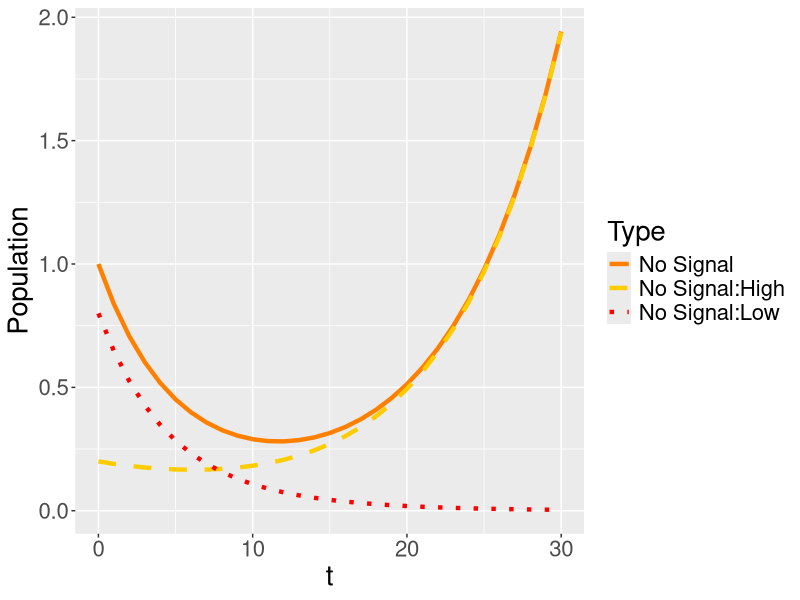
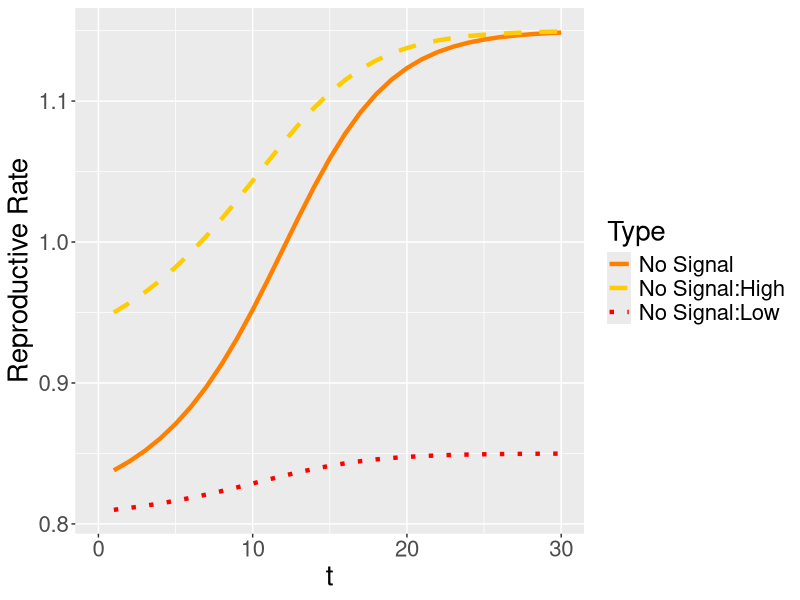
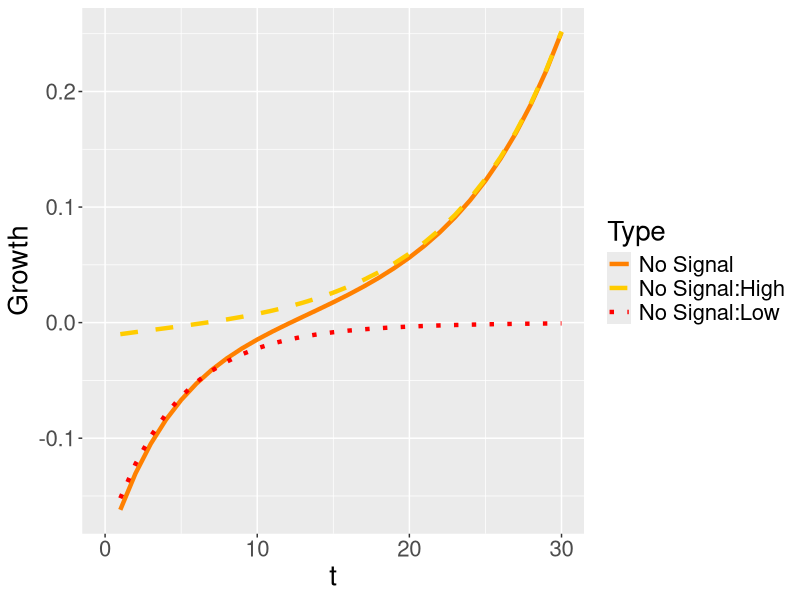
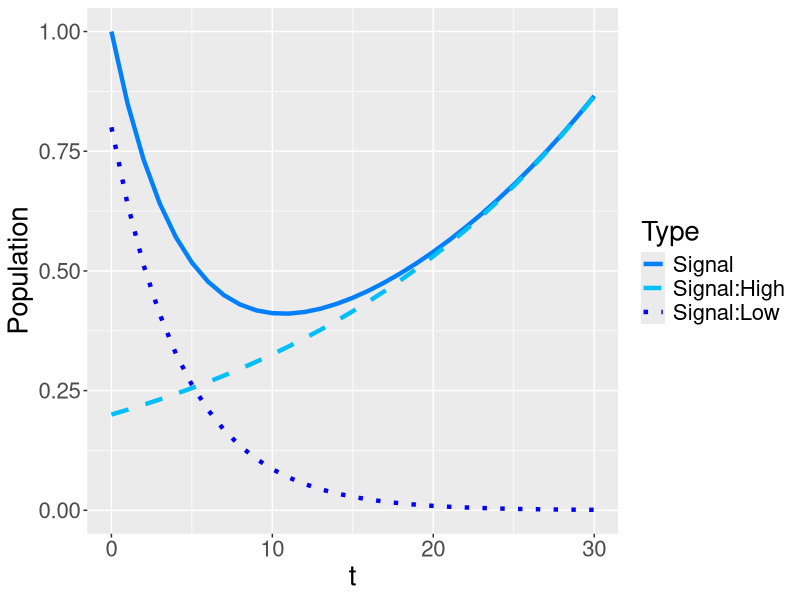
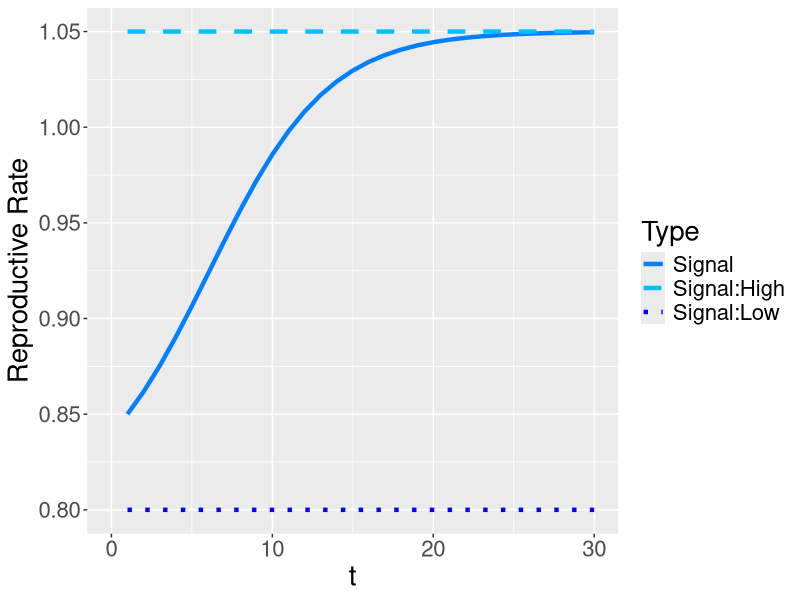
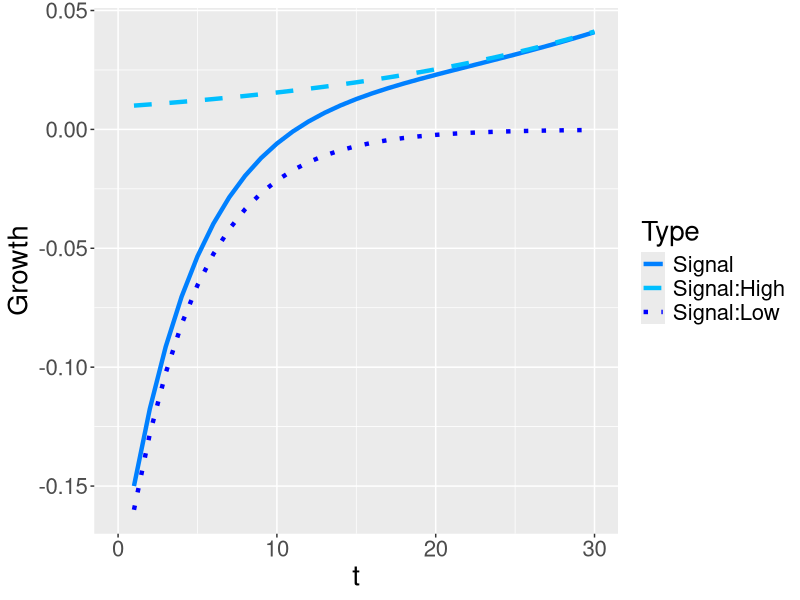
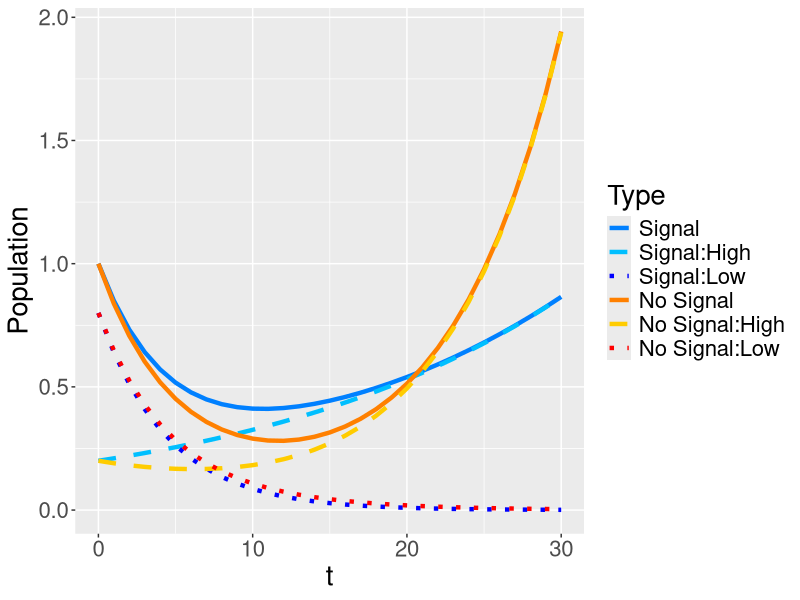
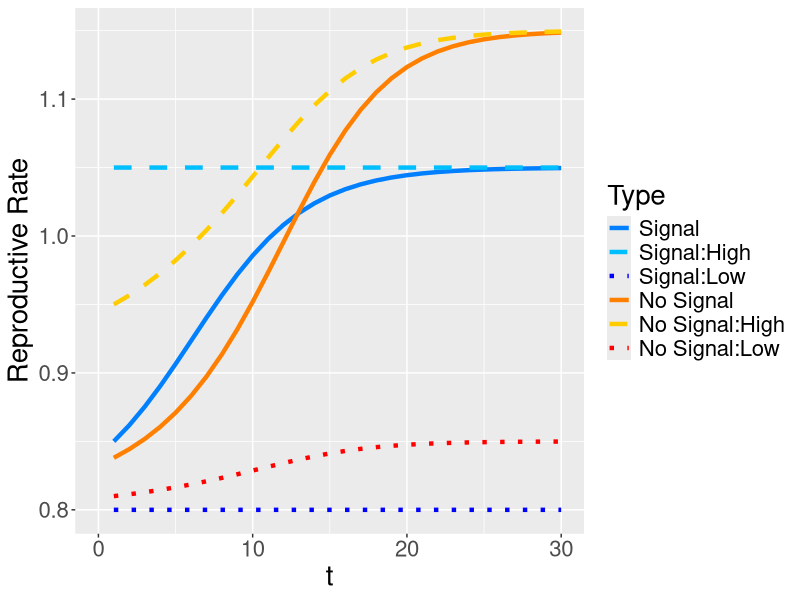

Source code (R) for these figures, in order:
library("tidyverse", "shiny", "stringr")
##1100*500 image size

time = 30
vHH =1.15
vHL = .9
vLH = .85
vLL = .8
K = .1
ratio = .2
ratio_l = 0
ratio_h = 1
pop_grow = "Unbounded exponential growth"
#"Fixed population", "Unbounded exponential growth", "Logistic growth to capacity"
join_scenario = "Fight"
#"Fight", "Merge"
start = 20
beta = .2

evo_apart_high = function(ratio, vHH, vHL, vLH, vLL, K, time, pop_grow){
  H_N = ratio
  H_S = ratio
  L_N = 1-ratio
  L_S = 1-ratio
  pop = data.frame(H_N,H_S,L_N,L_S)
  SHH = max(vHH - K, 0)
  SHL = max(vHL - K, 0)
  SLH = max(vLH - K, 0)
  SLL = max(vLL - K, 0)
  payoffs = data.frame(vHH,vHL,vLH,vLL,SHH,SHL,SLH,SLL)
  expected_payoffs = data.frame()
  group_payoffs = data.frame()
  for(i in 1:time){
    H_N = as.numeric(tail(pop,1)[1])
    H_S = as.numeric(tail(pop,1)[2])
    L_N = as.numeric(tail(pop,1)[3])
    L_S = as.numeric(tail(pop,1)[4])
    S_H = if(H_S+L_S>0){
      H_S/(H_S+L_S)} else {0}
    S_L = 1-S_H
    N_H = if(H_N+L_N>0){
      H_N/(H_N+L_N)} else {0}
    N_L = 1-N_H
    H_N_P = H_N*(N_H*as.numeric(payoffs[1])+N_L*as.numeric(payoffs[2]))
    H_S_P = SHH*H_S
    L_N_P = L_N*(N_H*as.numeric(payoffs[3])+N_L*as.numeric(payoffs[4]))
    L_S_P = vLL*L_S
    if (pop_grow == "Fixed population"){
      Total_N_P = H_N_P+L_N_P
      Total_S_P = H_S_P+L_S_P
      expected_payoffs1 = data.frame(High_No_Signal = H_N_P/(H_N*Total_N_P), High_Signal = H_S_P/(H_S*Total_S_P), Low_No_Signal = L_N_P/(L_N*Total_N_P), Low_Signal = L_S_P/(L_S*Total_S_P))
      H_N = H_N_P/Total_N_P
      H_S = H_S_P/Total_S_P
      L_N = L_N_P/Total_N_P
      L_S = L_S_P/Total_S_P
    }
    if (pop_grow == "Unbounded exponential growth") {
      expected_payoffs1 = data.frame(High_No_Signal = H_N_P/H_N, High_Signal = H_S_P/H_S, Low_No_Signal = L_N_P/L_N, Low_Signal = L_S_P/L_S)
      H_N = H_N_P
      H_S = H_S_P
      L_N = L_N_P
      L_S = L_S_P
    }
    pop1 = data.frame(H_N,H_S,L_N,L_S)
    pop = rbind(pop, pop1)
    group_payoffs1 = data.frame(No_Signal = expected_payoffs1[[1]]*N_H + expected_payoffs1[[3]]*N_L, Signal = expected_payoffs1[[2]]*S_H + expected_payoffs1[[4]]*S_L)
    group_payoffs = rbind(group_payoffs, group_payoffs1)
    expected_payoffs = rbind(expected_payoffs, expected_payoffs1)
  }
  growth = pop[2:(time+1),]-pop[1:time,]
  growth = growth %>%
    rename(High_No_Signal = H_N,
           High_Signal = H_S,
           Low_No_Signal = L_N,
           Low_Signal = L_S) %>%
    mutate(t = 1:time,
           Signal = High_Signal + Low_Signal,
           No_Signal = High_No_Signal + Low_No_Signal) %>%
    gather("No_Signal", "High_No_Signal", "Low_No_Signal", "Signal", "High_Signal", "Low_Signal", key = Type, value = "Growth")
  growth$Type = factor(growth$Type, levels = c("Signal", "High_Signal", "Low_Signal", "No_Signal", "High_No_Signal", "Low_No_Signal"))
  
  pop = pop %>%
    rename(High_No_Signal = H_N,
           High_Signal = H_S,
           Low_No_Signal = L_N,
           Low_Signal = L_S) %>%
    mutate(t = 0:time,
           Signal = High_Signal + Low_Signal,
           No_Signal = High_No_Signal + Low_No_Signal) %>%
    gather("No_Signal", "High_No_Signal", "Low_No_Signal", "Signal", "High_Signal", "Low_Signal", key = Type, value = "Population")
  pop$Type = factor(pop$Type, levels = c("Signal", "High_Signal", "Low_Signal", "No_Signal", "High_No_Signal", "Low_No_Signal"))
  
  expected_payoffs = cbind(expected_payoffs,group_payoffs)
  expected_payoffs = expected_payoffs %>%
    mutate(t = 1:time) %>%
    gather("No_Signal", "High_No_Signal", "Low_No_Signal", "Signal", "High_Signal", "Low_Signal", key = Type, value = "Growth_Rate")
  expected_payoffs$Type = factor(expected_payoffs$Type, levels = c("Signal", "High_Signal", "Low_Signal", "No_Signal", "High_No_Signal", "Low_No_Signal"))
  list(pop, expected_payoffs, growth)
}

#make graphs for population evolution seperately

pop_evo = evo_apart_high(ratio, vHH, vHL, vLH, vLL, K, time, pop_grow)[[1]]
rate_evo = evo_apart_high(ratio, vHH, vHL, vLH, vLL, K, time, pop_grow)[[2]]
grow_evo = evo_apart_high(ratio, vHH, vHL, vLH, vLL, K, time, pop_grow)[[3]]


###No_Signal
pop_evo_NS = pop_evo
pop_evo_NS$Type = factor(pop_evo_NS$Type, levels = c("No_Signal", "High_No_Signal", "Low_No_Signal"))
pop_evo_NS = pop_evo_NS[1:93,]

rate_evo_NS = rate_evo
rate_evo_NS$Type = factor(rate_evo_NS$Type, levels = c("No_Signal", "High_No_Signal", "Low_No_Signal"))
rate_evo_NS = rate_evo_NS[1:90,]

grow_evo_NS = grow_evo
grow_evo_NS$Type = factor(grow_evo_NS$Type, levels = c("No_Signal", "High_No_Signal", "Low_No_Signal"))
grow_evo_NS = grow_evo_NS[1:90,]


###Pop_No_Signal
ggplot(data = pop_evo_NS, aes(x = t, y = Population, color = Type, linetype = Type)) +
  geom_line(size = 1.5) +
  theme(text = element_text(size = 20)) +
  scale_linetype_manual(labels = c("No_Signal" = "No Signal", "High_No_Signal" = "No Signal:High", "Low_No_Signal" = "No Signal:Low"),
                        values = c("No_Signal" = "solid", "High_No_Signal" = "dashed", "Low_No_Signal" = "dotted"))+
  scale_color_manual(labels = c("No_Signal" = "No Signal", "High_No_Signal" = "No Signal:High", "Low_No_Signal" = "No Signal:Low"),
                     values = c("No_Signal" = rgb(1,.5,0), "High_No_Signal" = rgb(1,.8,0), "Low_No_Signal" = rgb(1,0,0)))+
  coord_cartesian(xlim =c(0, time))

###Rate_No_Signal
ggplot(data = rate_evo_NS, aes(x = t, y = Growth_Rate, color = Type, linetype = Type)) +
  geom_line(size = 1.5) +
  theme(text = element_text(size = 20)) +
  scale_linetype_manual(labels = c("No_Signal" = "No Signal", "High_No_Signal" = "No Signal:High", "Low_No_Signal" = "No Signal:Low"),
                        values = c("No_Signal" = "solid", "High_No_Signal" = "dashed", "Low_No_Signal" = "dotted"))+
  scale_color_manual(labels = c("No_Signal" = "No Signal", "High_No_Signal" = "No Signal:High", "Low_No_Signal" = "No Signal:Low"),
                     values = c("No_Signal" = rgb(1,.5,0), "High_No_Signal" = rgb(1,.8,0), "Low_No_Signal" = rgb(1,0,0)))+
  labs(y = "Reproductive Rate")+
  coord_cartesian(xlim =c(0, time))

###Growth_No_Signal
ggplot(data = grow_evo_NS, aes(x = t, y = Growth, color = Type, linetype = Type)) +
  geom_line(size = 1.5) +
  theme(text = element_text(size = 20)) +
  scale_linetype_manual(labels = c("No_Signal" = "No Signal", "High_No_Signal" = "No Signal:High", "Low_No_Signal" = "No Signal:Low"),
                        values = c("No_Signal" = "solid", "High_No_Signal" = "dashed", "Low_No_Signal" = "dotted"))+
  scale_color_manual(labels = c("No_Signal" = "No Signal", "High_No_Signal" = "No Signal:High", "Low_No_Signal" = "No Signal:Low"),
                     values = c("No_Signal" = rgb(1,.5,0), "High_No_Signal" = rgb(1,.8,0), "Low_No_Signal" = rgb(1,0,0)))+
  ylab("Growth")+
  coord_cartesian(xlim =c(0, time))


###Signal
pop_evo_S = pop_evo
pop_evo_S$Type = factor(pop_evo_S$Type, levels = c("Signal", "High_Signal", "Low_Signal"))
pop_evo_S = pop_evo_S[94:186,]

rate_evo_S = rate_evo
rate_evo_S$Type = factor(rate_evo_S$Type, levels = c("Signal", "High_Signal", "Low_Signal"))
rate_evo_S = rate_evo_S[91:180,]

grow_evo_S = grow_evo
grow_evo_S$Type = factor(grow_evo_S$Type, levels = c("Signal", "High_Signal", "Low_Signal"))
grow_evo_S = grow_evo_S[91:180,]


###Pop_Signal
ggplot(data = pop_evo_S, aes(x = t, y = Population, color = Type, linetype = Type)) +
  geom_line(size = 1.5) +
  theme(text = element_text(size = 20)) +
  scale_linetype_manual(labels = c("Signal" = "Signal", "High_Signal" = "Signal:High", "Low_Signal" = "Signal:Low"),
                        values = c("Signal" = "solid", "High_Signal" = "dashed", "Low_Signal" = "dotted"))+
  scale_color_manual(labels = c("Signal" = "Signal", "High_Signal" = "Signal:High", "Low_Signal" = "Signal:Low"),
                     values = c("Signal" = rgb(0,.5,1), "High_Signal" = rgb(0,.75,1), "Low_Signal" = rgb(0,0,1)))+
  coord_cartesian(xlim =c(0, time))

###Rate_Signal
ggplot(data = rate_evo_S, aes(x = t, y = Growth_Rate, color = Type, linetype = Type)) +
  geom_line(size = 1.5) +
  theme(text = element_text(size = 20)) +
  scale_linetype_manual(labels = c("Signal" = "Signal", "High_Signal" = "Signal:High", "Low_Signal" = "Signal:Low"),
                        values = c("Signal" = "solid", "High_Signal" = "dashed", "Low_Signal" = "dotted"))+
  scale_color_manual(labels = c("Signal" = "Signal", "High_Signal" = "Signal:High", "Low_Signal" = "Signal:Low"),
                     values = c("Signal" = rgb(0,.5,1), "High_Signal" = rgb(0,.75,1), "Low_Signal" = rgb(0,0,1)))+
  labs(y = "Reproductive Rate")+
  coord_cartesian(xlim =c(0, time))

###Growth_Signal
ggplot(data = grow_evo_S, aes(x = t, y = Growth, color = Type, linetype = Type)) +
  geom_line(size = 1.5) +
  theme(text = element_text(size = 20)) +
  scale_linetype_manual(labels = c("Signal" = "Signal", "High_Signal" = "Signal:High", "Low_Signal" = "Signal:Low"),
                        values = c("Signal" = "solid", "High_Signal" = "dashed", "Low_Signal" = "dotted"))+
  scale_color_manual(labels = c("Signal" = "Signal", "High_Signal" = "Signal:High", "Low_Signal" = "Signal:Low"),
                     values = c("Signal" = rgb(0,.5,1), "High_Signal" = rgb(0,.75,1), "Low_Signal" = rgb(0,0,1)))+
  ylab("Growth")+
  coord_cartesian(xlim =c(0, time))

###Pop_Compare
ggplot(data = pop_evo, aes(x = t, y = Population, color = Type, linetype = Type)) +
  geom_line(size = 1.5) +
  theme(text = element_text(size = 20)) +
  scale_linetype_manual(labels = c("Signal" = "Signal", "High_Signal" = "Signal:High", "Low_Signal" = "Signal:Low", "No_Signal" = "No Signal", "High_No_Signal" = "No Signal:High", "Low_No_Signal" = "No Signal:Low"),
                        values = c("Signal" = "solid", "High_Signal" = "dashed", "Low_Signal" = "dotted", "No_Signal" = "solid", "High_No_Signal" = "dashed", "Low_No_Signal" = "dotted"))+
  scale_color_manual(labels = c("Signal" = "Signal", "High_Signal" = "Signal:High", "Low_Signal" = "Signal:Low", "No_Signal" = "No Signal", "High_No_Signal" = "No Signal:High", "Low_No_Signal" = "No Signal:Low"),
                     values = c("Signal" = rgb(0,.5,1), "High_Signal" = rgb(0,.75,1), "Low_Signal" = rgb(0,0,1), "No_Signal" = rgb(1,.5,0), "High_No_Signal" = rgb(1,.8,0), "Low_No_Signal" = rgb(1,0,0)))+
  coord_cartesian(xlim =c(0, time))

###Rate_Compare
ggplot(data = rate_evo, aes(x = t, y = Growth_Rate, color = Type, linetype = Type)) +
  geom_line(size = 1.5) +
  theme(text = element_text(size = 20)) +
  scale_linetype_manual(labels = c("Signal" = "Signal", "High_Signal" = "Signal:High", "Low_Signal" = "Signal:Low", "No_Signal" = "No Signal", "High_No_Signal" = "No Signal:High", "Low_No_Signal" = "No Signal:Low"),
                        values = c("Signal" = "solid", "High_Signal" = "dashed", "Low_Signal" = "dotted", "No_Signal" = "solid", "High_No_Signal" = "dashed", "Low_No_Signal" = "dotted"))+
  scale_color_manual(labels = c("Signal" = "Signal", "High_Signal" = "Signal:High", "Low_Signal" = "Signal:Low", "No_Signal" = "No Signal", "High_No_Signal" = "No Signal:High", "Low_No_Signal" = "No Signal:Low"),
                     values = c("Signal" = rgb(0,.5,1), "High_Signal" = rgb(0,.75,1), "Low_Signal" = rgb(0,0,1), "No_Signal" = rgb(1,.5,0), "High_No_Signal" = rgb(1,.8,0), "Low_No_Signal" = rgb(1,0,0)))+
  ylab("Reproductive Rate")+
  coord_cartesian(xlim =c(0, time))

###Growth_Compare
ggplot(data = grow_evo, aes(x = t, y = Growth, color = Type, linetype = Type)) +
  geom_line(size = 1.5) +
  theme(text = element_text(size = 20)) +
  scale_linetype_manual(labels = c("Signal" = "Signal", "High_Signal" = "Signal:High", "Low_Signal" = "Signal:Low", "No_Signal" = "No Signal", "High_No_Signal" = "No Signal:High", "Low_No_Signal" = "No Signal:Low"),
                        values = c("Signal" = "solid", "High_Signal" = "dashed", "Low_Signal" = "dotted", "No_Signal" = "solid", "High_No_Signal" = "dashed", "Low_No_Signal" = "dotted"))+
  scale_color_manual(labels = c("Signal" = "Signal", "High_Signal" = "Signal:High", "Low_Signal" = "Signal:Low", "No_Signal" = "No Signal", "High_No_Signal" = "No Signal:High", "Low_No_Signal" = "No Signal:Low"),
                     values = c("Signal" = rgb(0,.5,1), "High_Signal" = rgb(0,.75,1), "Low_Signal" = rgb(0,0,1), "No_Signal" = rgb(1,.5,0), "High_No_Signal" = rgb(1,.8,0), "Low_No_Signal" = rgb(1,0,0)))+
  ylab("Growth")+
  coord_cartesian(xlim =c(0, time))


#Make graphs for competition between populations

evo_join_high = function(ratio, vHH, vHL, vLH, vLL, K, time, pop_grow, join_scenario, beta, start){
  H_N = ratio
  H_S = ratio
  L_N = 1-ratio
  L_S = 1-ratio
  pop = data.frame(H_N,H_S,L_N,L_S)
  SHH = max(vHH - K, 0)
  SHL = max(vHL - K, 0)
  SLH = max(vLH - K, 0)
  SLL = max(vLL - K, 0)
  payoffs = data.frame(vHH,vHL,vLH,vLL,SHH,SHL,SLH,SLL)
  expected_payoffs = data.frame()
  group_payoffs = data.frame()
  if (start != 1){
    for(i in 1:(start-1)){
      H_N = as.numeric(tail(pop,1)[1])
      H_S = as.numeric(tail(pop,1)[2])
      L_N = as.numeric(tail(pop,1)[3])
      L_S = as.numeric(tail(pop,1)[4])
      S_H = if(H_S+L_S>0){
        H_S/(H_S+L_S)} else {0}
      S_L = 1-S_H
      N_H = if(H_N+L_N>0){
        H_N/(H_N+L_N)} else {0}
      N_L = 1-N_H
      H_N_P = H_N*(N_H*as.numeric(payoffs[1])+N_L*as.numeric(payoffs[2]))
      H_S_P = SHH*H_S
      L_N_P = L_N*(N_H*as.numeric(payoffs[3])+N_L*as.numeric(payoffs[4]))
      L_S_P = vLL*L_S
      if (pop_grow == "Fixed population"){
        Total_N_P = H_N_P+L_N_P
        Total_S_P = H_S_P+L_S_P
        expected_payoffs1 = data.frame(High_No_Signal = H_N_P/(H_N*Total_N_P), High_Signal = H_S_P/(H_S*Total_S_P), Low_No_Signal = L_N_P/(L_N*Total_N_P), Low_Signal = L_S_P/(L_S*Total_S_P))
        H_N = H_N_P/Total_N_P
        H_S = H_S_P/Total_S_P
        L_N = L_N_P/Total_N_P
        L_S = L_S_P/Total_S_P
      }
      if (pop_grow == "Unbounded exponential growth") {
        expected_payoffs1 = data.frame(High_No_Signal = H_N_P/H_N, High_Signal = H_S_P/H_S, Low_No_Signal = L_N_P/L_N, Low_Signal = L_S_P/L_S)
        H_N = H_N_P
        H_S = H_S_P
        L_N = L_N_P
        L_S = L_S_P
      }
      pop1 = data.frame(H_N,H_S,L_N,L_S)
      pop = rbind(pop, pop1)
      group_payoffs1 = data.frame(No_Signal = expected_payoffs1[[1]]*N_H + expected_payoffs1[[3]]*N_L, Signal = expected_payoffs1[[2]]*S_H + expected_payoffs1[[4]]*S_L)
      group_payoffs = rbind(group_payoffs, group_payoffs1)
      expected_payoffs = rbind(expected_payoffs, expected_payoffs1)
    }
  }
  if (join_scenario == "Merge"){
    if (pop_grow == "Fixed population"){
      for(i in start:time){
        H_N = as.numeric(tail(pop,1)[1])
        H_S = as.numeric(tail(pop,1)[2])
        L_N = as.numeric(tail(pop,1)[3])
        L_S = as.numeric(tail(pop,1)[4])
        S_H = if(H_S+L_S>0){
          H_S/(H_S+L_S)} else {0}
        S_L = 1-S_H
        N_H = if(H_N+L_N>0){
          H_N/(H_N+L_N)} else {0}
        N_L = 1-N_H
        H_N_P = H_N*(N_H*as.numeric(payoffs[1])+N_L*as.numeric(payoffs[2]))
        H_S_P = H_S*SHH
        L_N_P = L_N*(N_H*as.numeric(payoffs[3])+N_L*as.numeric(payoffs[4]))
        L_S_P = L_S*vLL
        Total_P = H_N_P+L_N_P+H_S_P+L_S_P
        expected_payoffs1 = data.frame(High_No_Signal = H_N_P/(H_N*Total_P), High_Signal = H_S_P/(H_S*Total_P), Low_No_Signal = L_N_P/(L_N*Total_P), Low_Signal = L_S_P/(L_S*Total_P))
        H_N = H_N_P/Total_P
        H_S = H_S_P/Total_P
        L_N = L_N_P/Total_P
        L_S = L_S_P/Total_P
        pop1 = data.frame(H_N,H_S,L_N,L_S)
        pop = rbind(pop, pop1)
        group_payoffs1 = data.frame(No_Signal = expected_payoffs1[[1]]*N_H + expected_payoffs1[[3]]*N_L, Signal = expected_payoffs1[[2]]*S_H + expected_payoffs1[[4]]*S_L)
        group_payoffs = rbind(group_payoffs, group_payoffs1)
        expected_payoffs = rbind(expected_payoffs, expected_payoffs1)
      }
    }
    if (pop_grow == "Unbounded exponential growth"){
      for(i in start:time){
        H_N = as.numeric(tail(pop,1)[1])
        H_S = as.numeric(tail(pop,1)[2])
        L_N = as.numeric(tail(pop,1)[3])
        L_S = as.numeric(tail(pop,1)[4])
        S_H = if(H_S+L_S>0){
          H_S/(H_S+L_S)} else {0}
        S_L = 1-S_H
        N_H = if(H_N+L_N>0){
          H_N/(H_N+L_N)} else {0}
        N_L = 1-N_H
        H_N_P = H_N*(N_H*as.numeric(payoffs[1])+N_L*as.numeric(payoffs[2]))
        H_S_P = H_S*SHH
        L_N_P = L_N*(N_H*as.numeric(payoffs[3])+N_L*as.numeric(payoffs[4]))
        L_S_P = L_S*vLL
        expected_payoffs1 = data.frame(High_No_Signal = H_N_P/H_N, High_Signal = H_S_P/H_S, Low_No_Signal = L_N_P/L_N, Low_Signal = L_S_P/L_S)
        H_N = H_N_P
        H_S = H_S_P
        L_N = L_N_P
        L_S = L_S_P
        pop1 = data.frame(H_N,H_S,L_N,L_S)
        pop = rbind(pop, pop1)
        group_payoffs1 = data.frame(No_Signal = expected_payoffs1[[1]]*N_H + expected_payoffs1[[3]]*N_L, Signal = expected_payoffs1[[2]]*S_H + expected_payoffs1[[4]]*S_L)
        group_payoffs = rbind(group_payoffs, group_payoffs1)
        expected_payoffs = rbind(expected_payoffs, expected_payoffs1)
      }
    }
  }
  if (join_scenario == "Fight"){
    if (pop_grow == "Fixed population"){
      for(i in start:time){
        H_N = as.numeric(tail(pop,1)[1])
        H_S = as.numeric(tail(pop,1)[2])
        L_N = as.numeric(tail(pop,1)[3])
        L_S = as.numeric(tail(pop,1)[4])
        #Fight where each kills beta of other group
        S_D = (H_S+L_S)*beta
        N_D = (H_N+L_N)*beta
        S_H = if(H_S+L_S>0){
          H_S/(H_S+L_S)} else {0}
        S_L = 1-S_H
        N_H = if(H_N+L_N>0){
          H_N/(H_N+L_N)} else {0}
        N_L = 1-N_H
        H_N = max(H_N-S_D*N_H,0)
        H_S = max(H_S-N_D*S_H,0)
        L_N = max(L_N-S_D*N_L,0)
        L_S = max(L_S-N_D*S_L,0)
        #Reproduce
        S_H = if(H_S+L_S>0){
          H_S/(H_S+L_S)} else {0}
        S_L = 1-S_H
        N_H = if(H_N+L_N>0){
          H_N/(H_N+L_N)} else {0}
        N_L = 1-N_H
        H_N_P = H_N*(N_H*as.numeric(payoffs[1])+N_L*as.numeric(payoffs[2]))
        H_S_P = H_S*SHH
        L_N_P = L_N*(N_H*as.numeric(payoffs[3])+N_L*as.numeric(payoffs[4]))
        L_S_P = L_S*vLL
        Total_P = H_N_P+L_N_P+H_S_P+L_S_P
        expected_payoffs1 = data.frame(High_No_Signal = H_N_P/(H_N*Total_P), High_Signal = H_S_P/(H_S*Total_P), Low_No_Signal = L_N_P/(L_N*Total_P), Low_Signal = L_S_P/(L_S*Total_P))
        H_N = H_N_P/Total_P
        H_S = H_S_P/Total_P
        L_N = L_N_P/Total_P
        L_S = L_S_P/Total_P
        pop1 = data.frame(H_N,H_S,L_N,L_S)
        pop = rbind(pop, pop1)
        group_payoffs1 = data.frame(No_Signal = expected_payoffs1[[1]]*N_H + expected_payoffs1[[3]]*N_L, Signal = expected_payoffs1[[2]]*S_H + expected_payoffs1[[4]]*S_L)
        group_payoffs = rbind(group_payoffs, group_payoffs1)
        expected_payoffs = rbind(expected_payoffs, expected_payoffs1)
      }
    }
    if (pop_grow == "Unbounded exponential growth"){
      for(i in start:time){
        H_N = as.numeric(tail(pop,1)[1])
        H_S = as.numeric(tail(pop,1)[2])
        L_N = as.numeric(tail(pop,1)[3])
        L_S = as.numeric(tail(pop,1)[4])
        #Fight where each kills beta of other group
        S_D = (H_S+L_S)*beta
        N_D = (H_N+L_N)*beta
        S_H = if(H_S+L_S>0){
          H_S/(H_S+L_S)} else {0}
        S_L = 1-S_H
        N_H = if(H_N+L_N>0){
          H_N/(H_N+L_N)} else {0}
        N_L = 1-N_H
        H_N = max(H_N-S_D*N_H,0)
        H_S = max(H_S-N_D*S_H,0)
        L_N = max(L_N-S_D*N_L,0)
        L_S = max(L_S-N_D*S_L,0)
        #Reproduce
        S_H = if(H_S+L_S>0){
          H_S/(H_S+L_S)} else {0}
        S_L = 1-S_H
        N_H = if(H_N+L_N>0){
          H_N/(H_N+L_N)} else {0}
        N_L = 1-N_H
        H_N_P = H_N*(N_H*as.numeric(payoffs[1])+N_L*as.numeric(payoffs[2]))
        H_S_P = H_S*SHH
        L_N_P = L_N*(N_H*as.numeric(payoffs[3])+N_L*as.numeric(payoffs[4]))
        L_S_P = L_S*vLL
        expected_payoffs1 = data.frame(High_No_Signal = H_N_P/H_N, High_Signal = H_S_P/H_S, Low_No_Signal = L_N_P/L_N, Low_Signal = L_S_P/L_S)
        H_N = H_N_P
        H_S = H_S_P
        L_N = L_N_P
        L_S = L_S_P
        pop1 = data.frame(H_N,H_S,L_N,L_S)
        pop = rbind(pop, pop1)
        group_payoffs1 = data.frame(No_Signal = expected_payoffs1[[1]]*N_H + expected_payoffs1[[3]]*N_L, Signal = expected_payoffs1[[2]]*S_H + expected_payoffs1[[4]]*S_L)
        group_payoffs = rbind(group_payoffs, group_payoffs1)
        expected_payoffs = rbind(expected_payoffs, expected_payoffs1)
      }
    }
  }
  growth = pop[2:(time+1),]-pop[1:(time),]
  growth = growth %>%
    rename(High_No_Signal = H_N,
           High_Signal = H_S,
           Low_No_Signal = L_N,
           Low_Signal = L_S) %>%
    mutate(t = 1:time,
           Signal = High_Signal + Low_Signal,
           No_Signal = High_No_Signal + Low_No_Signal) %>%
    gather("No_Signal", "High_No_Signal", "Low_No_Signal", "Signal", "High_Signal", "Low_Signal", key = Type, value = "Growth")
  growth$Type = factor(growth$Type, levels = c("Signal", "High_Signal", "Low_Signal", "No_Signal", "High_No_Signal", "Low_No_Signal"))
  
  pop = pop %>%
    rename(High_No_Signal = H_N,
           High_Signal = H_S,
           Low_No_Signal = L_N,
           Low_Signal = L_S) %>%
    mutate(t = 0:time,
           Signal = High_Signal + Low_Signal,
           No_Signal = High_No_Signal + Low_No_Signal) %>%
    gather("No_Signal", "High_No_Signal", "Low_No_Signal", "Signal", "High_Signal", "Low_Signal", key = Type, value = "Population")
  pop$Type = factor(pop$Type, levels = c("Signal", "High_Signal", "Low_Signal", "No_Signal", "High_No_Signal", "Low_No_Signal"))
  
  expected_payoffs = cbind(expected_payoffs,group_payoffs)
  expected_payoffs = expected_payoffs %>%
    mutate(t = 1:time) %>%
    gather("No_Signal", "High_No_Signal", "Low_No_Signal", "Signal", "High_Signal", "Low_Signal", key = Type, value = "Growth_Rate")
  expected_payoffs$Type = factor(expected_payoffs$Type, levels = c("Signal", "High_Signal", "Low_Signal", "No_Signal", "High_No_Signal", "Low_No_Signal"))
  list(pop, expected_payoffs, growth)
}

regions = function(ratio, vHH, vHL, vLH, vLL, K, time, pop_grow, beta, start){
  #create a few graphs showing which group will survive the competition under different paramaters
  Klow = round(max(vLH-vLL,0),2)
  Khigh = round(vHH-vHL,2)
  Krange = seq(from = Klow, to = Khigh, by = .01)
  startrange = seq(from = 1, to = time, by = 1)
  betarange = seq(from = .01, to = 1, by = .01)
  SKregion = tibble(start = rep(startrange, length(Krange)), K = rep(Krange, each = length(startrange)), result = "")
  BKregion = tibble(beta = rep(betarange, length(Krange)), K = rep(Krange, each = length(betarange)), result = "")
  SBregion = tibble(start = rep(startrange, length(betarange)), beta = rep(betarange, each = length(startrange)), result = "")
  for(Kvar in Krange){
    #KSregion and BKregion first
    j = match(Kvar,Krange)
    H_N = ratio
    H_S = ratio
    L_N = 1-ratio
    L_S = 1-ratio
    pop = data.frame(H_N,H_S,L_N,L_S)
    SHH = max(vHH - Kvar, 0)
    SHL = max(vHL - Kvar, 0)
    SLH = max(vLH - Kvar, 0)
    SLL = max(vLL - Kvar, 0)
    payoffs = data.frame(vHH,vHL,vLH,vLL,SHH,SHL,SLH,SLL)
    if (time != 1){
      for(i in 1:(time-1)){
        H_N = as.numeric(tail(pop,1)[1])
        H_S = as.numeric(tail(pop,1)[2])
        L_N = as.numeric(tail(pop,1)[3])
        L_S = as.numeric(tail(pop,1)[4])
        S_H = if(H_S+L_S>0){
          H_S/(H_S+L_S)} else {0}
        S_L = 1-S_H
        N_H = if(H_N+L_N>0){
          H_N/(H_N+L_N)} else {0}
        N_L = 1-N_H
        H_N_P = H_N*(N_H*as.numeric(payoffs[1])+N_L*as.numeric(payoffs[2]))
        H_S_P = SHH*H_S
        L_N_P = L_N*(N_H*as.numeric(payoffs[3])+N_L*as.numeric(payoffs[4]))
        L_S_P = vLL*L_S
        if (pop_grow == "Fixed population"){
          Total_N_P = H_N_P+L_N_P
          Total_S_P = H_S_P+L_S_P
          H_N = H_N_P/Total_N_P
          H_S = H_S_P/Total_S_P
          L_N = L_N_P/Total_N_P
          L_S = L_S_P/Total_S_P
        }
        if (pop_grow == "Unbounded exponential growth") {
          H_N = H_N_P
          H_S = H_S_P
          L_N = L_N_P
          L_S = L_S_P
        }
        pop1 = data.frame(H_N,H_S,L_N,L_S)
        pop = rbind(pop, pop1)
      }
    }
    for(startvar in startrange){
      #SKregion
      i = match(startvar,startrange)
      popstart = pop[startvar,]
      stop = 0
      while(stop == 0){
        if (pop_grow == "Fixed population"){
          H_N = as.numeric(tail(popstart,1)[1])
          H_S = as.numeric(tail(popstart,1)[2])
          L_N = as.numeric(tail(popstart,1)[3])
          L_S = as.numeric(tail(popstart,1)[4])
          #Fight where each kills beta of other group
          S_D = (H_S+L_S)*beta
          N_D = (H_N+L_N)*beta
          if((H_S+L_S)<=N_D){
            if((H_N+L_N)<=S_D & S_D>N_D){
              #tiebreak goes to N
              SKregion$result[(j-1)*length(startrange)+i] = "S"
              stop = 1
            } else {
              SKregion$result[(j-1)*length(startrange)+i] = "N"
              stop = 1
            }
          }
          if((H_N+L_N)<=S_D){
            SKregion$result[(j-1)*length(startrange)+i] = "S"
            stop = 1
          }
          S_H = if(H_S+L_S>0){
            H_S/(H_S+L_S)} else {0}
          S_L = 1-S_H
          N_H = if(H_N+L_N>0){
            H_N/(H_N+L_N)} else {0}
          N_L = 1-N_H
          H_N = max(H_N-S_D*N_H,0)
          H_S = max(H_S-N_D*S_H,0)
          L_N = max(L_N-S_D*N_L,0)
          L_S = max(L_S-N_D*S_L,0)
          #Reproduce
          S_H = if(H_S+L_S>0){
            H_S/(H_S+L_S)} else {0}
          S_L = 1-S_H
          N_H = if(H_N+L_N>0){
            H_N/(H_N+L_N)} else {0}
          N_L = 1-N_H
          H_N_P = H_N*(N_H*as.numeric(payoffs[1])+N_L*as.numeric(payoffs[2]))
          H_S_P = H_S*SHH
          L_N_P = L_N*(N_H*as.numeric(payoffs[3])+N_L*as.numeric(payoffs[4]))
          L_S_P = L_S*vLL
          Total_P = H_N_P+L_N_P+H_S_P+L_S_P
          H_N = H_N_P/Total_P
          H_S = H_S_P/Total_P
          L_N = L_N_P/Total_P
          L_S = L_S_P/Total_P
          popstart1 = data.frame(H_N,H_S,L_N,L_S)
          popstart = rbind(popstart, popstart1)
        }
        if (pop_grow == "Unbounded exponential growth"){
          H_N = as.numeric(tail(popstart,1)[1])
          H_S = as.numeric(tail(popstart,1)[2])
          L_N = as.numeric(tail(popstart,1)[3])
          L_S = as.numeric(tail(popstart,1)[4])
          #Fight where each kills beta of other group
          S_D = (H_S+L_S)*beta
          N_D = (H_N+L_N)*beta
          if((H_S+L_S)<=N_D){
            if((H_N+L_N)<=S_D & S_D>N_D){
              #tiebreak goes to N
              SKregion$result[(j-1)*length(startrange)+i] = "S"
              stop = 1
            } else {
              SKregion$result[(j-1)*length(startrange)+i] = "N"
              stop = 1
            }
          }
          if((H_N+L_N)<=S_D){
            SKregion$result[(j-1)*length(startrange)+i] = "S"
            stop = 1
          }
          S_H = if(H_S+L_S>0){
            H_S/(H_S+L_S)} else {0}
          S_L = 1-S_H
          N_H = if(H_N+L_N>0){
            H_N/(H_N+L_N)} else {0}
          N_L = 1-N_H
          H_N = max(H_N-S_D*N_H,0)
          H_S = max(H_S-N_D*S_H,0)
          L_N = max(L_N-S_D*N_L,0)
          L_S = max(L_S-N_D*S_L,0)
          #Reproduce
          S_H = if(H_S+L_S>0){
            H_S/(H_S+L_S)} else {0}
          S_L = 1-S_H
          N_H = if(H_N+L_N>0){
            H_N/(H_N+L_N)} else {0}
          N_L = 1-N_H
          H_N_P = H_N*(N_H*as.numeric(payoffs[1])+N_L*as.numeric(payoffs[2]))
          H_S_P = H_S*SHH
          L_N_P = L_N*(N_H*as.numeric(payoffs[3])+N_L*as.numeric(payoffs[4]))
          L_S_P = L_S*vLL
          H_N = H_N_P
          H_S = H_S_P
          L_N = L_N_P
          L_S = L_S_P
          popstart1 = data.frame(H_N,H_S,L_N,L_S)
          popstart = rbind(popstart, popstart1)
        }
      }
    }
    for(betavar in betarange){
      #BKregion
      i = match(betavar, betarange)
      popstart = pop[start,]
      stop = 0
      while(stop == 0){
        if (pop_grow == "Fixed population"){
          H_N = as.numeric(tail(popstart,1)[1])
          H_S = as.numeric(tail(popstart,1)[2])
          L_N = as.numeric(tail(popstart,1)[3])
          L_S = as.numeric(tail(popstart,1)[4])
          #Fight where each kills beta of other group
          S_D = (H_S+L_S)*betavar
          N_D = (H_N+L_N)*betavar
          if((H_S+L_S)<=N_D){
            if((H_N+L_N)<=S_D & S_D>N_D){
              #tiebreak goes to N
              BKregion$result[(j-1)*length(betarange)+i] = "S"
              stop = 1
            } else {
              BKregion$result[(j-1)*length(betarange)+i] = "N"
              stop = 1
            }
          }
          if((H_N+L_N)<=S_D){
            BKregion$result[(j-1)*length(betarange)+i] = "S"
            stop = 1
          }
          S_H = if(H_S+L_S>0){
            H_S/(H_S+L_S)} else {0}
          S_L = 1-S_H
          N_H = if(H_N+L_N>0){
            H_N/(H_N+L_N)} else {0}
          N_L = 1-N_H
          H_N = max(H_N-S_D*N_H,0)
          H_S = max(H_S-N_D*S_H,0)
          L_N = max(L_N-S_D*N_L,0)
          L_S = max(L_S-N_D*S_L,0)
          #Reproduce
          S_H = if(H_S+L_S>0){
            H_S/(H_S+L_S)} else {0}
          S_L = 1-S_H
          N_H = if(H_N+L_N>0){
            H_N/(H_N+L_N)} else {0}
          N_L = 1-N_H
          H_N_P = H_N*(N_H*as.numeric(payoffs[1])+N_L*as.numeric(payoffs[2]))
          H_S_P = H_S*SHH
          L_N_P = L_N*(N_H*as.numeric(payoffs[3])+N_L*as.numeric(payoffs[4]))
          L_S_P = L_S*vLL
          Total_P = H_N_P+L_N_P+H_S_P+L_S_P
          H_N = H_N_P/Total_P
          H_S = H_S_P/Total_P
          L_N = L_N_P/Total_P
          L_S = L_S_P/Total_P
          popstart1 = data.frame(H_N,H_S,L_N,L_S)
          popstart = rbind(popstart, popstart1)
        }
        if (pop_grow == "Unbounded exponential growth"){
          H_N = as.numeric(tail(popstart,1)[1])
          H_S = as.numeric(tail(popstart,1)[2])
          L_N = as.numeric(tail(popstart,1)[3])
          L_S = as.numeric(tail(popstart,1)[4])
          #Fight where each kills beta of other group
          S_D = (H_S+L_S)*betavar
          N_D = (H_N+L_N)*betavar
          if((H_S+L_S)<=N_D){
            if((H_N+L_N)<=S_D & S_D>N_D){
              #tiebreak goes to N
              BKregion$result[(j-1)*length(betarange)+i] = "S"
              stop = 1
            } else {
              BKregion$result[(j-1)*length(betarange)+i] = "N"
              stop = 1
            }
          }
          if((H_N+L_N)<=S_D){
            BKregion$result[(j-1)*length(betarange)+i] = "S"
            stop = 1
          }
          S_H = if(H_S+L_S>0){
            H_S/(H_S+L_S)} else {0}
          S_L = 1-S_H
          N_H = if(H_N+L_N>0){
            H_N/(H_N+L_N)} else {0}
          N_L = 1-N_H
          H_N = max(H_N-S_D*N_H,0)
          H_S = max(H_S-N_D*S_H,0)
          L_N = max(L_N-S_D*N_L,0)
          L_S = max(L_S-N_D*S_L,0)
          #Reproduce
          S_H = if(H_S+L_S>0){
            H_S/(H_S+L_S)} else {0}
          S_L = 1-S_H
          N_H = if(H_N+L_N>0){
            H_N/(H_N+L_N)} else {0}
          N_L = 1-N_H
          H_N_P = H_N*(N_H*as.numeric(payoffs[1])+N_L*as.numeric(payoffs[2]))
          H_S_P = H_S*SHH
          L_N_P = L_N*(N_H*as.numeric(payoffs[3])+N_L*as.numeric(payoffs[4]))
          L_S_P = L_S*vLL
          H_N = H_N_P
          H_S = H_S_P
          L_N = L_N_P
          L_S = L_S_P
          popstart1 = data.frame(H_N,H_S,L_N,L_S)
          popstart = rbind(popstart, popstart1)
        }
      }
    }
  }
  ##SBregion
  H_N = ratio
  H_S = ratio
  L_N = 1-ratio
  L_S = 1-ratio
  pop = data.frame(H_N,H_S,L_N,L_S)
  SHH = max(vHH - K, 0)
  SHL = max(vHL - K, 0)
  SLH = max(vLH - K, 0)
  SLL = max(vLL - K, 0)
  payoffs = data.frame(vHH,vHL,vLH,vLL,SHH,SHL,SLH,SLL)
  if (time != 1){
    for(i in 1:(time-1)){
      H_N = as.numeric(tail(pop,1)[1])
      H_S = as.numeric(tail(pop,1)[2])
      L_N = as.numeric(tail(pop,1)[3])
      L_S = as.numeric(tail(pop,1)[4])
      S_H = if(H_S+L_S>0){
        H_S/(H_S+L_S)} else {0}
      S_L = 1-S_H
      N_H = if(H_N+L_N>0){
        H_N/(H_N+L_N)} else {0}
      N_L = 1-N_H
      H_N_P = H_N*(N_H*as.numeric(payoffs[1])+N_L*as.numeric(payoffs[2]))
      H_S_P = SHH*H_S
      L_N_P = L_N*(N_H*as.numeric(payoffs[3])+N_L*as.numeric(payoffs[4]))
      L_S_P = vLL*L_S
      if (pop_grow == "Fixed population"){
        Total_N_P = H_N_P+L_N_P
        Total_S_P = H_S_P+L_S_P
        H_N = H_N_P/Total_N_P
        H_S = H_S_P/Total_S_P
        L_N = L_N_P/Total_N_P
        L_S = L_S_P/Total_S_P
      }
      if (pop_grow == "Unbounded exponential growth") {
        H_N = H_N_P
        H_S = H_S_P
        L_N = L_N_P
        L_S = L_S_P
      }
      pop1 = data.frame(H_N,H_S,L_N,L_S)
      pop = rbind(pop, pop1)
    }
  }
  for(startvar in startrange){
    i = match(startvar, startrange)
    for(betavar in betarange){
      j = match(betavar, betarange)
      popstart = pop[startvar,]
      stop = 0
      while(stop == 0){
        if (pop_grow == "Fixed population"){
          H_N = as.numeric(tail(popstart,1)[1])
          H_S = as.numeric(tail(popstart,1)[2])
          L_N = as.numeric(tail(popstart,1)[3])
          L_S = as.numeric(tail(popstart,1)[4])
          #Fight where each kills beta of other group
          S_D = (H_S+L_S)*betavar
          N_D = (H_N+L_N)*betavar
          if((H_S+L_S)<=N_D){
            if((H_N+L_N)<=S_D & S_D>N_D){
              #tiebreak goes to N
              SBregion$result[(j-1)*length(startrange)+i] = "S"
              stop = 1
            } else {
              SBregion$result[(j-1)*length(startrange)+i] = "N"
              stop = 1
            }
          }
          if((H_N+L_N)<=S_D){
            SBregion$result[(j-1)*length(startrange)+i] = "S"
            stop = 1
          }
          S_H = if(H_S+L_S>0){
            H_S/(H_S+L_S)} else {0}
          S_L = 1-S_H
          N_H = if(H_N+L_N>0){
            H_N/(H_N+L_N)} else {0}
          N_L = 1-N_H
          H_N = max(H_N-S_D*N_H,0)
          H_S = max(H_S-N_D*S_H,0)
          L_N = max(L_N-S_D*N_L,0)
          L_S = max(L_S-N_D*S_L,0)
          #Reproduce
          S_H = if(H_S+L_S>0){
            H_S/(H_S+L_S)} else {0}
          S_L = 1-S_H
          N_H = if(H_N+L_N>0){
            H_N/(H_N+L_N)} else {0}
          N_L = 1-N_H
          H_N_P = H_N*(N_H*as.numeric(payoffs[1])+N_L*as.numeric(payoffs[2]))
          H_S_P = H_S*SHH
          L_N_P = L_N*(N_H*as.numeric(payoffs[3])+N_L*as.numeric(payoffs[4]))
          L_S_P = L_S*vLL
          Total_P = H_N_P+L_N_P+H_S_P+L_S_P
          H_N = H_N_P/Total_P
          H_S = H_S_P/Total_P
          L_N = L_N_P/Total_P
          L_S = L_S_P/Total_P
          popstart1 = data.frame(H_N,H_S,L_N,L_S)
          popstart = rbind(popstart, popstart1)
        }
        if (pop_grow == "Unbounded exponential growth"){
          H_N = as.numeric(tail(popstart,1)[1])
          H_S = as.numeric(tail(popstart,1)[2])
          L_N = as.numeric(tail(popstart,1)[3])
          L_S = as.numeric(tail(popstart,1)[4])
          #Fight where each kills beta of other group
          S_D = (H_S+L_S)*betavar
          N_D = (H_N+L_N)*betavar
          if((H_S+L_S)<=N_D){
            if((H_N+L_N)<=S_D & S_D>N_D){
              #tiebreak goes to N
              SBregion$result[(j-1)*length(startrange)+i] = "S"
              stop = 1
            } else {
              SBregion$result[(j-1)*length(startrange)+i] = "N"
              stop = 1
            }
          }
          if((H_N+L_N)<=S_D){
            SBregion$result[(j-1)*length(startrange)+i] = "S"
            stop = 1
          }
          S_H = if(H_S+L_S>0){
            H_S/(H_S+L_S)} else {0}
          S_L = 1-S_H
          N_H = if(H_N+L_N>0){
            H_N/(H_N+L_N)} else {0}
          N_L = 1-N_H
          H_N = max(H_N-S_D*N_H,0)
          H_S = max(H_S-N_D*S_H,0)
          L_N = max(L_N-S_D*N_L,0)
          L_S = max(L_S-N_D*S_L,0)
          #Reproduce
          S_H = if(H_S+L_S>0){
            H_S/(H_S+L_S)} else {0}
          S_L = 1-S_H
          N_H = if(H_N+L_N>0){
            H_N/(H_N+L_N)} else {0}
          N_L = 1-N_H
          H_N_P = H_N*(N_H*as.numeric(payoffs[1])+N_L*as.numeric(payoffs[2]))
          H_S_P = H_S*SHH
          L_N_P = L_N*(N_H*as.numeric(payoffs[3])+N_L*as.numeric(payoffs[4]))
          L_S_P = L_S*vLL
          H_N = H_N_P
          H_S = H_S_P
          L_N = L_N_P
          L_S = L_S_P
          popstart1 = data.frame(H_N,H_S,L_N,L_S)
          popstart = rbind(popstart, popstart1)
        }
      }
    }
  }
  list(SKregion, BKregion, SBregion)
}


#Fight

###Population Graphs

###Fight_NS_Win
start = 25
fight=evo_join_high(ratio, vHH, vHL, vLH, vLL, K, time, pop_grow, join_scenario, beta, start)[[1]]
ggplot(data = fight, aes(x = t, y = Population, color = Type, linetype = Type)) +
  geom_line(size = 1.5) +
  theme(text = element_text(size = 20)) +
  scale_linetype_manual(labels = c("Signal" = "Signal", "High_Signal" = "Signal:High", "Low_Signal" = "Signal:Low", "No_Signal" = "No Signal", "High_No_Signal" = "No Signal:High", "Low_No_Signal" = "No Signal:Low"),
                        values = c("Signal" = "solid", "High_Signal" = "dashed", "Low_Signal" = "dotted", "No_Signal" = "solid", "High_No_Signal" = "dashed", "Low_No_Signal" = "dotted"))+
  scale_color_manual(labels = c("Signal" = "Signal", "High_Signal" = "Signal:High", "Low_Signal" = "Signal:Low", "No_Signal" = "No Signal", "High_No_Signal" = "No Signal:High", "Low_No_Signal" = "No Signal:Low"),
                     values = c("Signal" = rgb(0,.5,1), "High_Signal" = rgb(0,.75,1), "Low_Signal" = rgb(0,0,1), "No_Signal" = rgb(1,.5,0), "High_No_Signal" = rgb(1,.8,0), "Low_No_Signal" = rgb(1,0,0)))+
  geom_vline(xintercept = ceiling(start-1))+
  ylab("Population")+
  coord_cartesian(xlim =c(0, time))+
  annotate("text", x = time-3, y = 1.2, size = 8, label = paste("T=",start))

###Fight_S_Win
start = 15
fight=evo_join_high(ratio, vHH, vHL, vLH, vLL, K, time, pop_grow, join_scenario, beta, start)[[1]]
ggplot(data = fight, aes(x = t, y = Population, color = Type, linetype = Type)) +
  geom_line(size = 1.5) +
  theme(text = element_text(size = 20)) +
  scale_linetype_manual(labels = c("Signal" = "Signal", "High_Signal" = "Signal:High", "Low_Signal" = "Signal:Low", "No_Signal" = "No Signal", "High_No_Signal" = "No Signal:High", "Low_No_Signal" = "No Signal:Low"),
                        values = c("Signal" = "solid", "High_Signal" = "dashed", "Low_Signal" = "dotted", "No_Signal" = "solid", "High_No_Signal" = "dashed", "Low_No_Signal" = "dotted"))+
  scale_color_manual(labels = c("Signal" = "Signal", "High_Signal" = "Signal:High", "Low_Signal" = "Signal:Low", "No_Signal" = "No Signal", "High_No_Signal" = "No Signal:High", "Low_No_Signal" = "No Signal:Low"),
                     values = c("Signal" = rgb(0,.5,1), "High_Signal" = rgb(0,.75,1), "Low_Signal" = rgb(0,0,1), "No_Signal" = rgb(1,.5,0), "High_No_Signal" = rgb(1,.8,0), "Low_No_Signal" = rgb(1,0,0)))+
  geom_vline(xintercept = ceiling(start-1))+
  ylab("Population")+
  coord_cartesian(xlim =c(0, time))+
  annotate("text", x = time-3, y = .95, size = 8, label = paste("T=",start))

###Special_Fight
start = 20
fight=evo_join_high(ratio, vHH, vHL, vLH, vLL, K, time, pop_grow, join_scenario, beta, start)[[1]]
ggplot(data = fight, aes(x = t, y = Population, color = Type, linetype = Type)) +
  geom_line(size = 1.5) +
  theme(text = element_text(size = 20)) +
  scale_linetype_manual(labels = c("Signal" = "Signal", "High_Signal" = "Signal:High", "Low_Signal" = "Signal:Low", "No_Signal" = "No Signal", "High_No_Signal" = "No Signal:High", "Low_No_Signal" = "No Signal:Low"),
                        values = c("Signal" = "solid", "High_Signal" = "dashed", "Low_Signal" = "dotted", "No_Signal" = "solid", "High_No_Signal" = "dashed", "Low_No_Signal" = "dotted"))+
  scale_color_manual(labels = c("Signal" = "Signal", "High_Signal" = "Signal:High", "Low_Signal" = "Signal:Low", "No_Signal" = "No Signal", "High_No_Signal" = "No Signal:High", "Low_No_Signal" = "No Signal:Low"),
                     values = c("Signal" = rgb(0,.5,1), "High_Signal" = rgb(0,.75,1), "Low_Signal" = rgb(0,0,1), "No_Signal" = rgb(1,.5,0), "High_No_Signal" = rgb(1,.8,0), "Low_No_Signal" = rgb(1,0,0)))+
  geom_vline(xintercept = ceiling(start-1))+
  ylab("Population")+
  coord_cartesian(xlim =c(0, time))+
  annotate("text", x = time-3, y = .95, size = 8, label = paste("T=",start))

###Regions

region = regions(ratio,vHH,vHL,vLH,vLL,K,time,pop_grow,beta,start)

###Region_KS
ggplot(data = region[[1]], aes(x = start, y = K, fill = result)) +
  geom_tile(color = "black") +
  theme(text = element_text(size = 20)) +
  scale_fill_manual(labels = c("N" = "No Signal", "S" = "Signal"),
                    values = c("N" = rgb(1,.5,0), "S" = rgb(0,.5,1))) +
  geom_vline(xintercept = start, color = "white") +
  geom_hline(yintercept = K, color = "white")

###Region_KB
ggplot(data = region[[2]], aes(x = beta, y = K, fill = result)) +
  geom_tile(color = "black") +
  theme(text = element_text(size = 20)) +
  scale_fill_manual(labels = c("N" = "No Signal", "S" = "Signal"),
                    values = c("N" = rgb(1,.5,0), "S" = rgb(0,.5,1))) +
  geom_vline(xintercept = beta, color = "white") +
  geom_hline(yintercept = K, color = "white")

###Region_BS
ggplot(data = region[[3]], aes(x = start, y = beta, fill = result)) +
  geom_tile(color = "black") +
  theme(text = element_text(size = 20)) +
  scale_fill_manual(labels = c("N" = "No Signal", "S" = "Signal"),
                    values = c("N" = rgb(1,.5,0), "S" = rgb(0,.5,1))) +
  geom_vline(xintercept = start, color = "white") +
  geom_hline(yintercept = beta, color = "white") 
